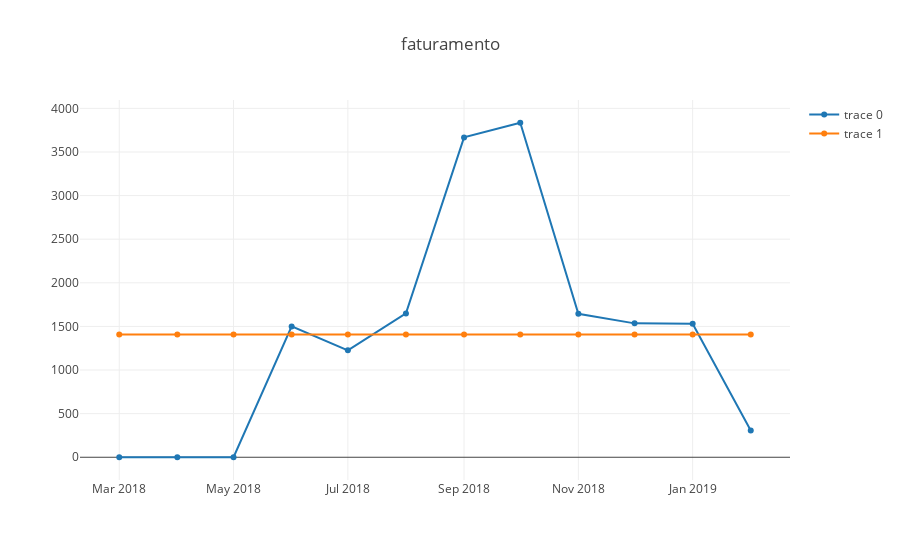

Notebook code cell kept with this figure:
### Code cell
plot(ls.faturamentos)

### Figure 1 — Plotly figure (JSON) as saved in the notebook; plotly's stock layout.template omitted (floating-point values rounded to 4 significant figures)
{"data": [{"type": "scatter", "uid": "cd707376-a7c9-4a99-b9ed-86eecb3616da", "x": ["2018-03-01", "2018-04-01", "2018-05-01", "2018-06-01", "2018-07-01", "2018-08-01", "2018-09-01", "2018-10-01", "2018-11-01", "2018-12-01", "2019-01-01", "2019-02-01"], "y": [0, 0, 0, 1500, 1226.0, 1650.0, 3667.0, 3835.0, 1644.0, 1535.0, 1530.0, 307]}, {"type": "scatter", "uid": "f3d567c9-f5bd-443b-9fa9-fdbab9adf491", "x": ["2018-03-01", "2018-04-01", "2018-05-01", "2018-06-01", "2018-07-01", "2018-08-01", "2018-09-01", "2018-10-01", "2018-11-01", "2018-12-01", "2019-01-01", "2019-02-01"], "y": [1408.0, 1408.0, 1408.0, 1408.0, 1408.0, 1408.0, 1408.0, 1408.0, 1408.0, 1408.0, 1408.0, 1408.0]}], "layout": {"title": {"text": "faturamento"}}}
